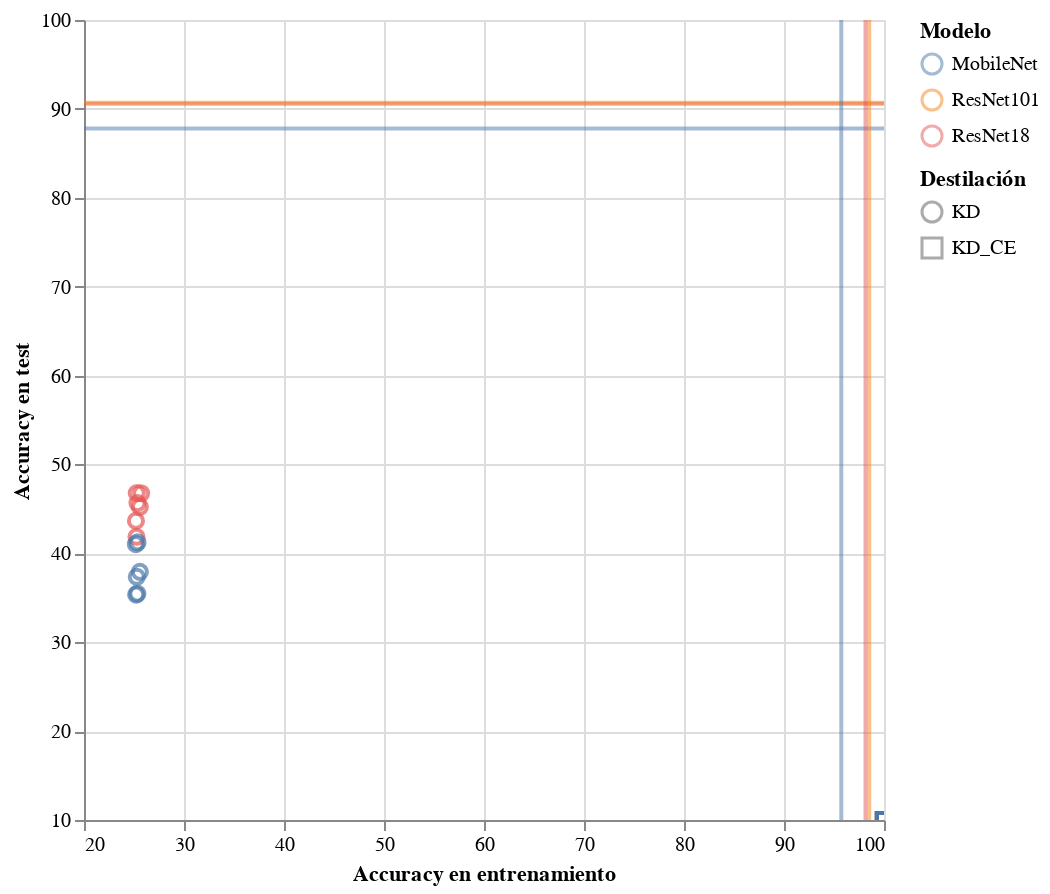

The code cell stored with this chart in its notebook:
### Code cell
folder="./Cifar10/ResNet101/exp8/students"
def acc_plot(data,field="acc",center=False,shape=(400,400),scale=None):
    detalle=['test_acc', 'test_teacher/acc', 'test_loss', 'test_eval',
           'train_acc', 'train_teacher/acc', 'train_loss', 'train_eval','distillation', 'temp']
    
    field_dict={'acc':"Accuracy [%]", 'eval':"Perdida Cross Entropy", 'loss':"Perdida de Destilación"
        
    }
    
    if scale is None:
        scale='log' if field in ['loss','eval'] else 'linear'
    else:
        print("scale", scale)
    
    print("lasorra")
    #data['train_acc']-=data['test_acc']
    
    
    bar=alt.Chart(data).mark_point().encode(
        alt.X('train_acc', scale=alt.Scale(zero=False,base=10,type=scale, ),title="Accuracy en entrenamiento"),
        alt.Y('test_acc', scale=alt.Scale(zero=False,base=10,type=scale, ),title="Accuracy en test"),
        shape=alt.Shape('distillation', legend=alt.Legend(title="Destilación")),
        color=alt.Color('student', legend=alt.Legend(title="Modelo")),
        size=alt.value(50),
        tooltip=detalle
        ).interactive()
    
    accs = {'Model':['MobileNet','ResNet18','ResNet101'],
                  'ce_train':[95.73,98.15,98.52],
                  'ce_test':[87.8,90.58,90.68]}
    if center:
        for phase in ["test","train"]:
            d=dict(list(zip(accs['Model'],accs['ce_%s'%phase])))
            data['%s_acc'%phase]-=[d[i] for i in data['student']]        
    else:

        df=pd.DataFrame(accs)

        aggregatex = alt.Chart(df).mark_rule(opacity=0.5).encode(
                    x='ce_train',
                    color='Model:N',
                    size=alt.value(2))

        aggregatey = alt.Chart(df).mark_rule(opacity=0.5).encode(
                    y='ce_test',
                    color='Model:N',
                    size=alt.value(2))

        return (aggregatey+aggregatex+bar).properties(width=shape[0],height=shape[1]) 
    return bar.properties(width=shape[0],height=shape[1])
        
data=KD.load_data(folder=folder)
acc_plot(data,scale="linear")

### Figure 1 — Vega-Lite specification as saved in the notebook (floating-point values rounded to 4 significant figures)
{"config": {"view": {"continuousWidth": 400, "continuousHeight": 300}}, "layer": [{"mark": {"type": "rule", "opacity": 0.5}, "encoding": {"color": {"type": "nominal", "field": "Model"}, "size": {"value": 2}, "y": {"type": "quantitative", "field": "ce_test"}}}, {"mark": {"type": "rule", "opacity": 0.5}, "encoding": {"color": {"type": "nominal", "field": "Model"}, "size": {"value": 2}, "x": {"type": "quantitative", "field": "ce_train"}}}, {"data": {"name": "data-800f036444848a6f5f21d01b7d82c2af"}, "mark": "point", "encoding": {"color": {"type": "nominal", "field": "student", "legend": {"title": "Modelo"}}, "shape": {"type": "nominal", "field": "distillation", "legend": {"title": "Destilación"}}, "size": {"value": 50}, "tooltip": [{"type": "quantitative", "field": "test_acc"}, {"type": "quantitative", "field": "test_teacher/acc"}, {"type": "quantitative", "field": "test_loss"}, {"type": "quantitative", "field": "test_eval"}, {"type": "quantitative", "field": "train_acc"}, {"type": "quantitative", "field": "train_teacher/acc"}, {"type": "quantitative", "field": "train_loss"}, {"type": "quantitative", "field": "train_eval"}, {"type": "nominal", "field": "distillation"}, {"type": "quantitative", "field": "temp"}], "x": {"type": "quantitative", "field": "train_acc", "scale": {"base": 10, "type": "linear", "zero": false}, "title": "Accuracy en entrenamiento"}, "y": {"type": "quantitative", "field": "test_acc", "scale": {"base": 10, "type": "linear", "zero": false}, "title": "Accuracy en test"}}, "selection": {"selector001": {"type": "interval", "bind": "scales", "encodings": ["x", "y"]}}}], "data": {"name": "data-578e71b58049d598ba8619b4abdb3dda"}, "height": 400, "width": 400, "$schema": "https://vega.github.io/schema/vega-lite/v4.0.0.json", "datasets": {"data-578e71b58049d598ba8619b4abdb3dda": [{"Model": "MobileNet", "ce_train": 95.73, "ce_test": 87.8}, {"Model": "ResNet18", "ce_train": 98.15, "ce_test": 90.58}, {"Model": "ResNet101", "ce_train": 98.52, "ce_test": 90.68}], "data-800f036444848a6f5f21d01b7d82c2af": [{"Unnamed: 0": 0, "test_acc": 10.0, "test_teacher/acc": 90.68, "test_loss": 691200.0, "test_eval": 138.2, "train_acc": 100.0, "train_teacher/acc": 25.37, "train_loss": 0.04405, "train_eval": 0.0, "epoch": 50, "lr": 0.01, "epochs": 50, "train_batch_size": 128, "test_batch_size": 100, "student": "ResNet18", "teacher": "ResNet101", "distillation": "KD_CE", "resume": true, "temp": 100.0}, {"Unnamed: 0": 1, "test_acc": 10.0, "test_teacher/acc": 90.68, "test_loss": 2.207, "test_eval": 4.025, "train_acc": 100.0, "train_teacher/acc": 25.3, "train_loss": 0.1298, "train_eval": 0.07205, "epoch": 50, "lr": 0.01, "epochs": 50, "train_batch_size": 128, "test_batch_size": 100, "student": "ResNet18", "teacher": "ResNet101", "distillation": "KD_CE", "resume": true, "temp": 1.0}, {"Unnamed: 0": 2, "test_acc": 10.0, "test_teacher/acc": 90.68, "test_loss": 14640000.0, "test_eval": 29.28, "train_acc": 100.0, "train_teacher/acc": 25.41, "train_loss": 4.153e-06, "train_eval": 0.0, "epoch": 50, "lr": 0.01, "epochs": 50, "train_batch_size": 128, "test_batch_size": 100, "student": "ResNet18", "teacher": "ResNet101", "distillation": "KD_CE", "resume": true, "temp": 1000.0}, {"Unnamed: 0": 3, "test_acc": 10.0, "test_teacher/acc": 90.68, "test_loss": 563.2, "test_eval": 11.26, "train_acc": 100.0, "train_teacher/acc": 25.26, "train_loss": 0.009168, "train_eval": 2.073e-05, "epoch": 50, "lr": 0.01, "epochs": 50, "train_batch_size": 128, "test_batch_size": 100, "student": "ResNet18", "teacher": "ResNet101", "distillation": "KD_CE", "resume": true, "temp": 10.0}, {"Unnamed: 0": 4, "test_acc": 10.0, "test_teacher/acc": 90.68, "test_loss": 108.9, "test_eval": 8.705, "train_acc": 100.0, "train_teacher/acc": 25.22, "train_loss": 0.02724, "train_eval": 0.0003107, "epoch": 50, "lr": 0.01, "epochs": 50, "train_batch_size": 128, "test_batch_size": 100, "student": "ResNet18", "teacher": "ResNet101", "distillation": "KD_CE", "resume": true, "temp": 5.0}, {"Unnamed: 0": 5, "test_acc": 10.0, "test_teacher/acc": 90.68, "test_loss": 2373000.0, "test_eval": 1898.0, "train_acc": 100.0, "train_teacher/acc": 25.31, "train_loss": 1.826, "train_eval": 0.0, "epoch": 50, "lr": 0.01, "epochs": 50, "train_batch_size": 128, "test_batch_size": 100, "student": "ResNet18", "teacher": "ResNet101", "distillation": "KD_CE", "resume": true, "temp": 50.0}, {"Unnamed: 0": 6, "test_acc": 43.65, "test_teacher/acc": 90.68, "test_loss": 0.0004598, "test_eval": 3.146, "train_acc": 25.2, "train_teacher/acc": 25.33, "train_loss": 8.002e-06, "train_eval": 6.79, "epoch": 50, "lr": 0.01, "epochs": 50, "train_batch_size": 128, "test_batch_size": 100, "student": "ResNet18", "teacher": "ResNet101", "distillation": "KD", "resume": true, "temp": 100.0}, {"Unnamed: 0": 7, "test_acc": 46.76, "test_teacher/acc": 90.68, "test_loss": 0.1754, "test_eval": 1.884, "train_acc": 25.71, "train_teacher/acc": 25.26, "train_loss": 0.01582, "train_eval": 4.716, "epoch": 50, "lr": 0.01, "epochs": 50, "train_batch_size": 128, "test_batch_size": 100, "student": "ResNet18", "teacher": "ResNet101", "distillation": "KD", "resume": true, "temp": 1.0}, {"Unnamed: 0": 8, "test_acc": 41.86, "test_teacher/acc": 90.68, "test_loss": 4.278e-06, "test_eval": 3.579, "train_acc": 25.25, "train_teacher/acc": 25.33, "train_loss": 7.737e-08, "train_eval": 6.775, "epoch": 50, "lr": 0.01, "epochs": 50, "train_batch_size": 128, "test_batch_size": 100, "student": "ResNet18", "teacher": "ResNet101", "distillation": "KD", "resume": true, "temp": 1000.0}, {"Unnamed: 0": 9, "test_acc": 46.78, "test_teacher/acc": 90.68, "test_loss": 0.02511, "test_eval": 2.628, "train_acc": 25.28, "train_teacher/acc": 25.42, "train_loss": 0.0007206, "train_eval": 6.687, "epoch": 50, "lr": 0.01, "epochs": 50, "train_batch_size": 128, "test_batch_size": 100, "student": "ResNet18", "teacher": "ResNet101", "distillation": "KD", "resume": true, "temp": 10.0}, {"Unnamed: 0": 10, "test_acc": 45.23, "test_teacher/acc": 90.68, "test_loss": 0.06351, "test_eval": 2.565, "train_acc": 25.59, "train_teacher/acc": 25.41, "train_loss": 0.002332, "train_eval": 6.515, "epoch": 50, "lr": 0.01, "epochs": 50, "train_batch_size": 128, "test_batch_size": 100, "student": "ResNet18", "teacher": "ResNet101", "distillation": "KD", "resume": true, "temp": 5.0}, {"Unnamed: 0": 11, "test_acc": 45.65, "test_teacher/acc": 90.68, "test_loss": 0.001497, "test_eval": 3.415, "train_acc": 25.35, "train_teacher/acc": 25.45, "train_loss": 3.29e-05, "train_eval": 6.773, "epoch": 50, "lr": 0.01, "epochs": 50, "train_batch_size": 128, "test_batch_size": 100, "student": "ResNet18", "teacher": "ResNet101", "distillation": "KD", "resume": true, "temp": 50.0}, {"Unnamed: 0": 12, "test_acc": 10.0, "test_teacher/acc": 90.68, "test_loss": 19550000000000.0, "test_eval": 3910000000.0, "train_acc": 100.0, "train_teacher/acc": 25.4, "train_loss": 2.107, "train_eval": 0.0, "epoch": 50, "lr": 0.01, "epochs": 50, "train_batch_size": 128, "test_batch_size": 100, "student": "MobileNet", "teacher": "ResNet101", "distillation": "KD_CE", "resume": true, "temp": 100.0}, {"Unnamed: 0": 13, "test_acc": 10.0, "test_teacher/acc": 90.68, "test_loss": 8923.0, "test_eval": 16230.0, "train_acc": 100.0, "train_teacher/acc": 25.34, "train_loss": 0.1315, "train_eval": 0.07206, "epoch": 50, "lr": 0.01, "epochs": 50, "train_batch_size": 128, "test_batch_size": 100, "student": "MobileNet", "teacher": "ResNet101", "distillation": "KD_CE", "resume": true, "temp": 1.0}, {"Unnamed: 0": 14, "test_acc": 10.0, "test_teacher/acc": 90.68, "test_loss": 24600000.0, "test_eval": 49.2, "train_acc": 100.0, "train_teacher/acc": 25.37, "train_loss": 7.394e-06, "train_eval": 0.0, "epoch": 13, "lr": 0.01, "epochs": 50, "train_batch_size": 128, "test_batch_size": 100, "student": "MobileNet", "teacher": "ResNet101", "distillation": "KD_CE", "resume": true, "temp": 1000.0}, {"Unnamed: 0": 15, "test_acc": 10.0, "test_teacher/acc": 90.68, "test_loss": 12280.0, "test_eval": 245.7, "train_acc": 100.0, "train_teacher/acc": 25.19, "train_loss": 0.009248, "train_eval": 2.064e-05, "epoch": 50, "lr": 0.01, "epochs": 50, "train_batch_size": 128, "test_batch_size": 100, "student": "MobileNet", "teacher": "ResNet101", "distillation": "KD_CE", "resume": true, "temp": 10.0}, {"Unnamed: 0": 16, "test_acc": 10.0, "test_teacher/acc": 90.68, "test_loss": 112.3, "test_eval": 8.977, "train_acc": 100.0, "train_teacher/acc": 25.4, "train_loss": 0.02744, "train_eval": 0.000309, "epoch": 50, "lr": 0.01, "epochs": 50, "train_batch_size": 128, "test_batch_size": 100, "student": "MobileNet", "teacher": "ResNet101", "distillation": "KD_CE", "resume": true, "temp": 5.0}, {"Unnamed: 0": 17, "test_acc": 10.0, "test_teacher/acc": 90.68, "test_loss": 22500000000.0, "test_eval": 18000000.0, "train_acc": 100.0, "train_teacher/acc": 25.48, "train_loss": 2.154, "train_eval": 0.0, "epoch": 50, "lr": 0.01, "epochs": 50, "train_batch_size": 128, "test_batch_size": 100, "student": "MobileNet", "teacher": "ResNet101", "distillation": "KD_CE", "resume": true, "temp": 50.0}, {"Unnamed: 0": 18, "test_acc": 35.47, "test_teacher/acc": 90.68, "test_loss": 0.0004626, "test_eval": 4.184, "train_acc": 25.34, "train_teacher/acc": 25.41, "train_loss": 1.084e-05, "train_eval": 6.706, "epoch": 50, "lr": 0.01, "epochs": 50, "train_batch_size": 128, "test_batch_size": 100, "student": "MobileNet", "teacher": "ResNet101", "distillation": "KD", "resume": true, "temp": 100.0}, {"Unnamed: 0": 19, "test_acc": 37.92, "test_teacher/acc": 90.68, "test_loss": 0.2682, "test_eval": 2.8, "train_acc": 25.59, "train_teacher/acc": 25.42, "train_loss": 0.02061, "train_eval": 4.217, "epoch": 50, "lr": 0.01, "epochs": 50, "train_batch_size": 128, "test_batch_size": 100, "student": "MobileNet", "teacher": "ResNet101", "distillation": "KD", "resume": true, "temp": 1.0}, {"Unnamed: 0": 20, "test_acc": 41.03, "test_teacher/acc": 90.68, "test_loss": 4.212e-06, "test_eval": 3.436, "train_acc": 25.19, "train_teacher/acc": 25.46, "train_loss": 1.072e-07, "train_eval": 6.719, "epoch": 50, "lr": 0.01, "epochs": 50, "train_batch_size": 128, "test_batch_size": 100, "student": "MobileNet", "teacher": "ResNet101", "distillation": "KD", "resume": true, "temp": 1000.0}, {"Unnamed: 0": 21, "test_acc": 35.36, "test_teacher/acc": 90.68, "test_loss": 0.04949, "test_eval": 7.071, "train_acc": 25.21, "train_teacher/acc": 25.29, "train_loss": 0.000996, "train_eval": 6.566, "epoch": 50, "lr": 0.01, "epochs": 50, "train_batch_size": 128, "test_batch_size": 100, "student": "MobileNet", "teacher": "ResNet101", "distillation": "KD", "resume": true, "temp": 10.0}, {"Unnamed: 0": 22, "test_acc": 41.23, "test_teacher/acc": 90.68, "test_loss": 0.06909, "test_eval": 3.445, "train_acc": 25.35, "train_teacher/acc": 25.52, "train_loss": 0.003235, "train_eval": 6.335, "epoch": 50, "lr": 0.01, "epochs": 50, "train_batch_size": 128, "test_batch_size": 100, "student": "MobileNet", "teacher": "ResNet101", "distillation": "KD", "resume": true, "temp": 5.0}, {"Unnamed: 0": 23, "test_acc": 37.36, "test_teacher/acc": 90.68, "test_loss": 0.001845, "test_eval": 4.848, "train_acc": 25.28, "train_teacher/acc": 25.4, "train_loss": 4.545e-05, "train_eval": 6.694, "epoch": 50, "lr": 0.01, "epochs": 50, "train_batch_size": 128, "test_batch_size": 100, "student": "MobileNet", "teacher": "ResNet101", "distillation": "KD", "resume": true, "temp": 50.0}]}}
